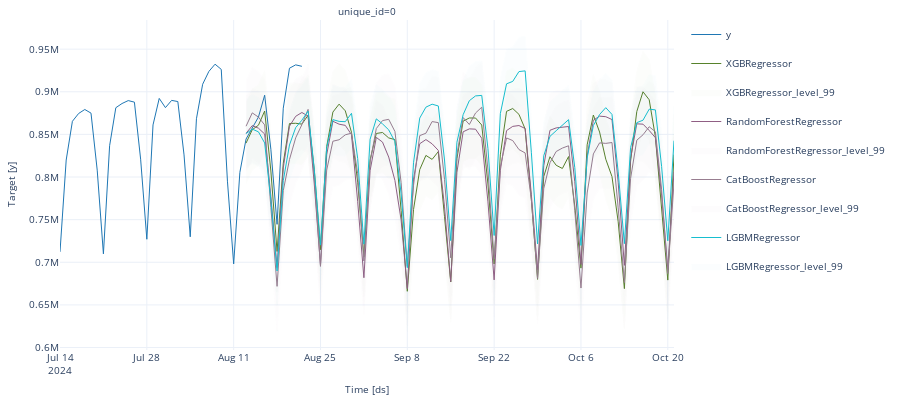

The cell this chart's notebook holds for it:
### Code cell
from utilsforecast.plotting import plot_series

fig = plot_series(
    df_train,
    test,
    models=['XGBRegressor', 'RandomForestRegressor', 'CatBoostRegressor', 'LGBMRegressor'],
    plot_random=False,
    level=levels[-1:],
    max_insample_length=30,
    engine='plotly'
)
fig.update_layout(
    height=400
)
